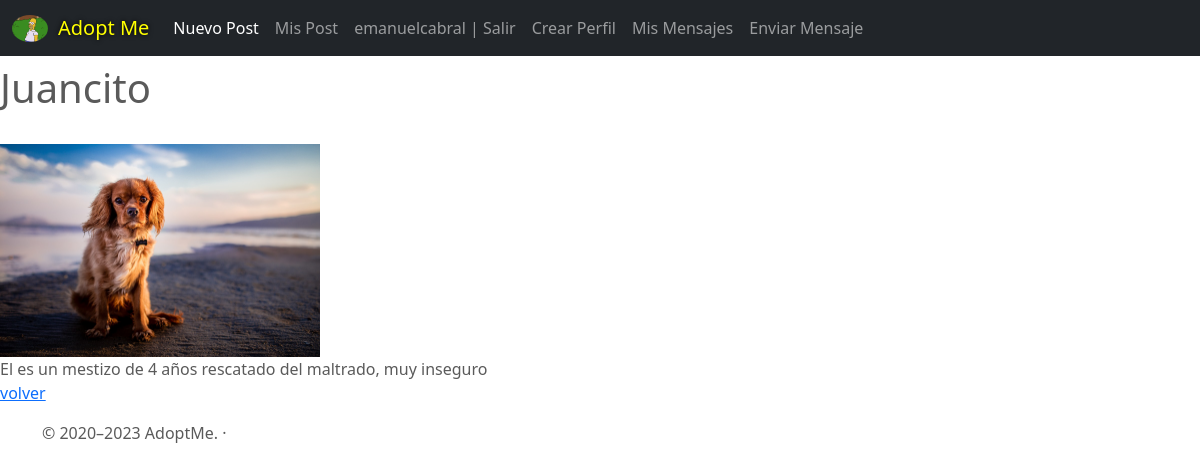
The page /post/6/detail (signed in) on the database its author committed.
### AdoptMe/models.py (models this page shows, shortened)
class Profile(models.Model):
    user = models.OneToOneField(to=User, on_delete=models.CASCADE, related_name="profile")
    instagram = models.CharField(max_length=100)
    imagen = models.ImageField(upload_to="profiles")

class Post(models.Model):
    nombre_carousel = models.CharField(max_length=30)
    caracteristicas_carousel = models.CharField(max_length=50)
    nombre = models.CharField(max_length=15)
    caracteristicas = models.CharField(max_length=250)
    editor = models.ForeignKey(to=User, on_delete=models.CASCADE, related_name='editor')
    imagen = models.ImageField(upload_to="posts")
    creado_el = models.DateTimeField(auto_now_add = True)

### AdoptMe/views.py (the view)
# urls.py: path('post/<pk>/detail', PostDetail.as_view(), name="post-detail"),
class PostDetail(DetailView):
    model = Post

### AdoptMe/templates/AdoptMe/post_detail.html
{% extends "AdoptMe/base.html" %}
{% block main %}
<p>
    <h1>{{object.nombre}}</h1>
    <br>
    <img src="{{ object.imagen.url }}" width="320px" height="75%">
    <br>
    {{object.caracteristicas}}
    <br>
    <a href="{% url 'index' %}"> volver</a>
</p>
{% endblock %}

### AdoptMe/templates/AdoptMe/base.html (shortened to what this page needs)
<!DOCTYPE html>
<html lang="en">
<head>
    {% load static %}
<link href= "{% static 'AdoptMe/css/bootstrap.min.css' %}" rel="stylesheet">
    <link href="{% static 'AdoptMe/css/carousel.css' %}" rel="stylesheet">
</head>
  <body>
    <header>
      <nav class="navbar navbar-expand-md navbar-dark fixed-top bg-dark">
        <div class="container-fluid">
          {% if user.profile.imagen %}
            <a href="{% url 'profile-update' user.profile.id %}">
            <img src="{{user.profile.imagen.url}}" height="100%" width="36px" style="border-radius: 50%; margin-right:10px">
            </a>
          {% endif %}
            <a class="navbar-brand" href="{% url 'index' %}" style="color:yellow; text-shadow: 0 0 5px #000;"> Adopt Me</a>
          <div class="collapse navbar-collapse" id="navbarCollapse">
            <ul class="navbar-nav me-auto mb-2 mb-md-0">
              <li class="nav-item">
                <a class="nav-link active" aria-current="page" href="{% url 'post-create' %}">Nuevo Post</a>
              </li>
              <li class="nav-item">
                <a class="nav-link" href="{% url 'post-list' %}">Mis Post</a>
              </li>
            {% if user.is_authenticated %}
                <li class="nav-item">
                    <a class="nav-link" href="{% url 'logout' %}"> {{user.username}} | Salir</a>
                </li>
                <li class="nav-item">
                    <a class="nav-link" href="{% url 'profile-create' %}">Crear Perfil</a>
                </li>
                <li class="nav-item">
                    <a class="nav-link" href="{% url 'mensaje-list' %}">Mis Mensajes</a>
                </li>
            {% endif %}
                <li class="nav-item">
                    <a class="nav-link" href="{% url 'mensaje-create' %}">Enviar Mensaje</a>
                </li>
            </ul>
          </div>
        </div>
      </nav>
    </header>
    {% block main %}
    {% endblock %}
  <footer class="container">
    <p class="float-end">
    <p>© 2020–2023 AdoptMe. ·
  </footer>
  </body>
</html>

### AdoptMe/static/AdoptMe/css/carousel.css (style rules this page uses)
body { padding-top: 3rem; padding-bottom: 3rem; color: #5a5a5a; }

### rows shown on the page
Post: nombre "Juancito", imagen (picture), caracteristicas "El es un mestizo de 4 años rescatado del maltrado, muy inseguro"

### other values the page prints
{{ user.username }} "emanuelcabral"
